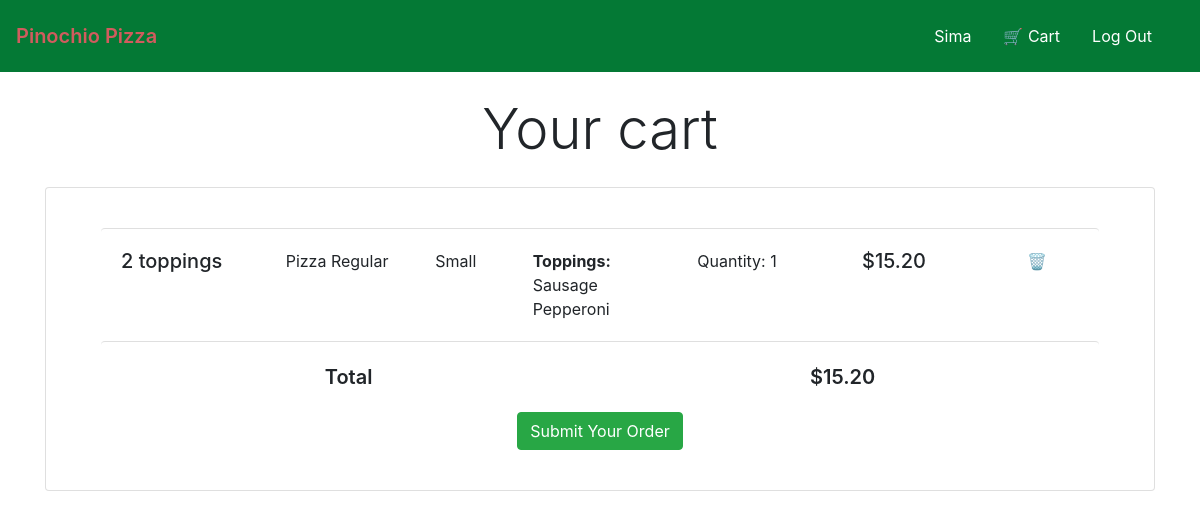
Before: /cart (signed in) with the older database file.
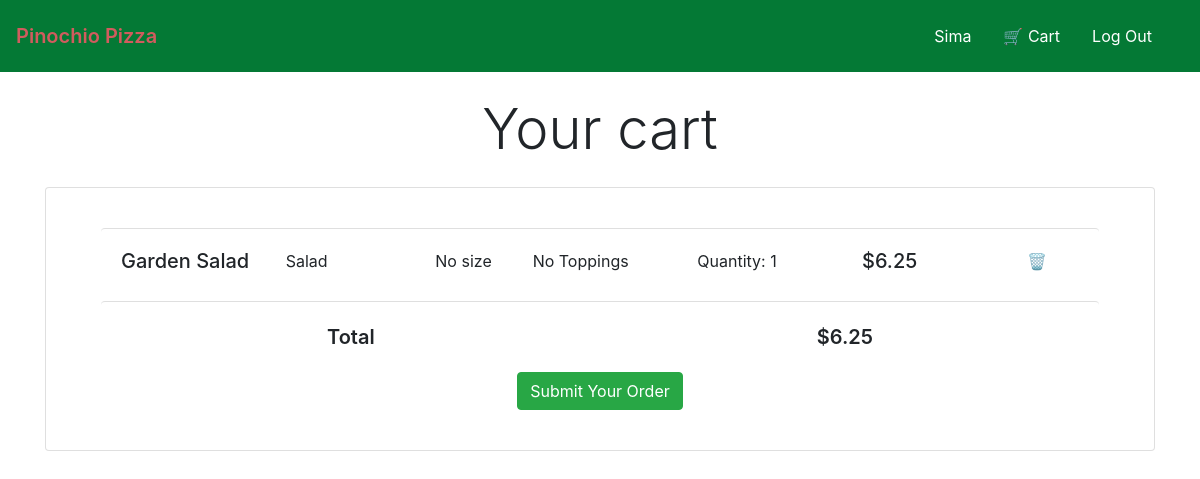
After: the same page with the newer database file.
### orders/models.py (models this page shows, shortened)
class DetailedOrder(models.Model):
    product = models.ForeignKey(Product, on_delete=models.CASCADE)
    quantity = models.IntegerField(default = 0)
    toppings = models.ManyToManyField(Topping)
    cart = models.ForeignKey(Cart, on_delete=models.CASCADE)

class Product(models.Model):
    NULL = 'None'
    SM = 'Small'
    LG = 'Large'
    SIZE = [(NULL, 'None'), (SM, 'Small'), (LG, 'Large')]
    size = models.CharField(max_length=6, choices=SIZE, default=NULL)
    name = models.CharField(max_length=64)
    type = models.CharField(max_length=64)
    price = models.FloatField()

class Topping(models.Model):
    name = models.CharField(max_length=64, null=True)
    def __str__(self):
        return f"{self.name}"

class Cart(models.Model):
    user = models.ForeignKey(settings.AUTH_USER_MODEL, on_delete=models.CASCADE,)
    order_date = models.DateTimeField(auto_now_add=True, null=True)
    active = models.BooleanField(default=False)
    placed = models.BooleanField(default=False)
    total = models.FloatField(default=0)

### orders/views.py (the view)
# urls.py: path("cart", views.cart, name="cart"),
@login_required
def cart(request):
    if request.method == "GET":
        cart = get_or_none(Cart, user=request.user, active=True)
        orders = DetailedOrder.objects.filter(cart=cart)
        if cart:
            total = 0
            for order in orders:
                if order.quantity == 0:
                    total += order.product.price
                else:
                    sum = order.product.price * order.quantity
                    total += sum
            cart.total = round(total, 2)
            cart.save()
        context = {
            "cart": cart,
            "orders": orders,
        }
        return render(request, "orders/cart.html", context)

### orders/templatetags/multiply.py (called while the page is built)
@register.filter
def multiply(value, arg):
    sum = value * arg
    return format(sum, '.2f')

### orders/views.py (called while the page is built)
def get_or_none(classmodel, **kwargs):
    try:
        return classmodel.objects.get(**kwargs)
    except classmodel.DoesNotExist:
        return None

### orders/templates/orders/cart.html (shortened to what this page needs)
{% extends "../users/base.html" %}
{% load multiply %}
{%block body%}
<main>
  {% if cart.active %}
  {% if orders %}
  <h2 class="display-4 text-center my-4">Your cart</h4>
    <div class="card" style="padding: 40px;">
      {% for order in orders %}
      <div class="col-sm-12">
        <div class="card line">
          <div class="card-body row justify-content-between">
            <h5 class="card-text col-sm-2 mb-0">{{order.product.name}}</h5>
            <div class="card-text col-sm-2">{{order.product.type}}</div>
            {%if not order.product.size == 'None' %}
            <div class="card-text col-sm-1 px-0">{{order.product.size}}</div>
            {%else%}
            <div class="card-text col-sm-1 px-0">No size</div>
            {%endif%}
            {% if order.toppings.all %}
            <div class="card-text align-self-center col-sm-2"><b>Toppings: </b>
              {% for topping in order.toppings.all %}
              <div class="card-text ">{{topping}}</div>
              {% endfor %}
            </div>
            {%else%}
            <div class="card-text col-sm-2">No Toppings</div>
            {%endif%}
            <div class="card-text col-sm-2">Quantity: {{order.quantity}}</div>
            <h5 class="card-text col-sm-2">${{order.product.price |multiply:order.quantity }}</h5>
            <a href="{% url 'remove_from_cart' order.id %}" type="button" class= "col-sm-1 "><span style='font-size:16px;'>&#128465;</span></a>
          </div>
        </div>
      </div>
      {%endfor%}
      <div class="col-sm-12">
        <div class="card line">
          <div class="card-body row justify-content-around total">
            <div class="card-text">Total</div>
            <div class="card-text">${{cart.total|floatformat:2}}</div>
          </div>
        </div>
      </div>
      <a data-toggle="modal" data-target="#myModal{{cart.id}}" type="button"
        class="modal-button btn btn-success align-self-center">Submit Your Order</a>
      {%else%}
      <h2 class="display-4 text-center my-4">Your cart is empty</h4>
        {%endif%}
        {%else%}
        <h2 class="display-4 text-center my-4">Your cart is empty</h4>
        {%endif%}
        {%endblock%}

Changed rows visible on the page:
removed DetailedOrder: product.name "2 toppings", product.type "Pizza Regular", product.size "Small", quantity "1", product.price|multiply "15.20"
no longer on this page (row edited): Topping: name "Sausage"
no longer on this page (row edited): Topping: name "Pepperoni"
removed Cart: total "15.20"
added DetailedOrder: product.name "Garden Salad", product.type "Salad", shows "No size", shows "No Toppings", quantity "1", product.price|multiply "6.25"
added Cart: total "6.25"
